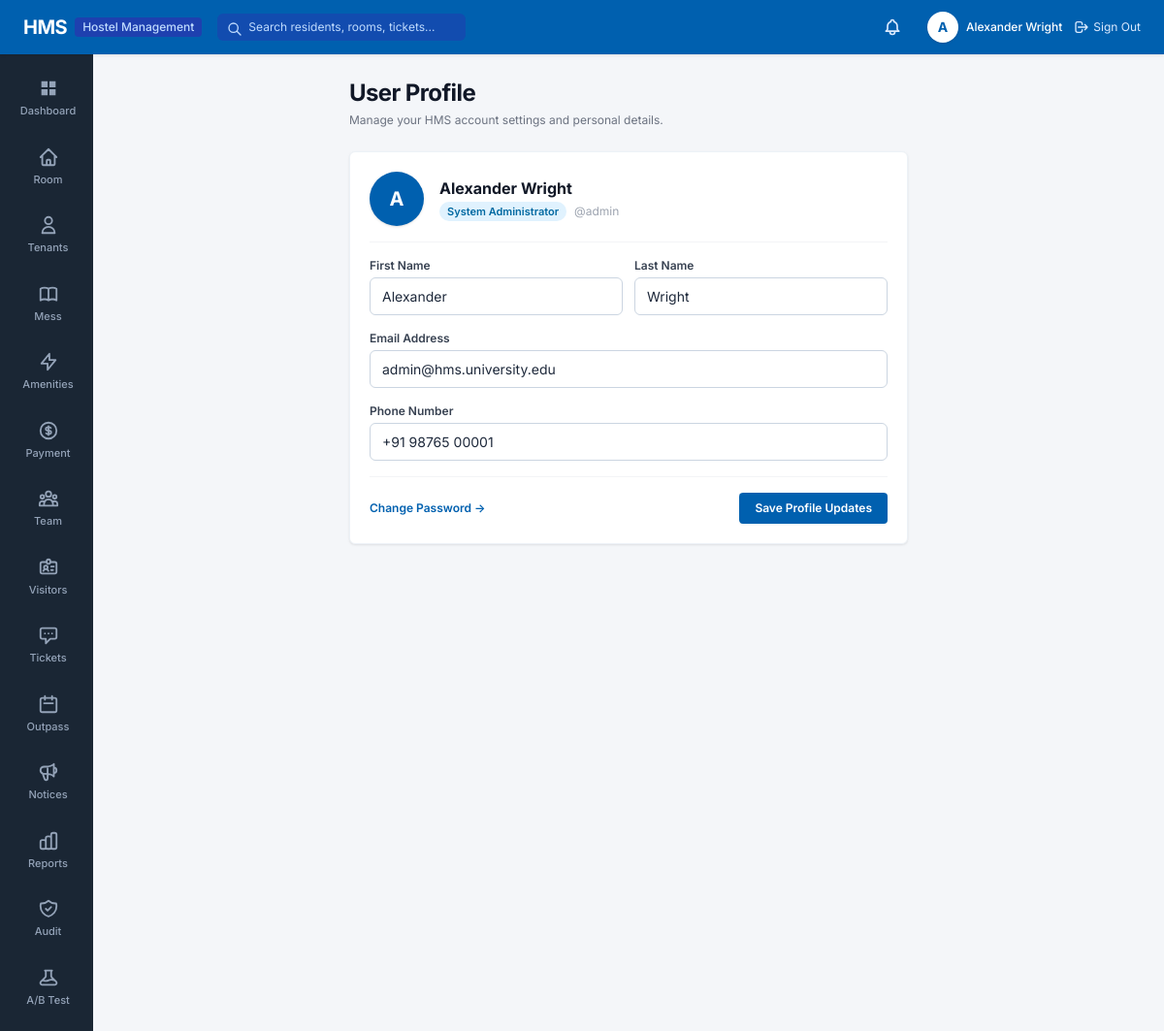
The page /accounts/profile/ (signed in) on the database its author committed.
### apps/accounts/models.py (models this page shows, shortened)
class User(AbstractUser):
    class Role(models.TextChoices):
        ADMIN = 'ADMIN', 'System Administrator'
        WARDEN = 'WARDEN', 'Hostel Manager / Warden'
        ACCOUNTS = 'ACCOUNTS', 'Accounts Staff'
        MAINTENANCE = 'MAINTENANCE', 'Maintenance Staff'
        RESIDENT = 'RESIDENT', 'Resident'
    role = models.CharField(
        max_length=20,
        choices=Role.choices,
        default=Role.RESIDENT,
        help_text="Designates the user's role and permission scope in HMS."
    )
    phone_number = models.CharField(max_length=20, blank=True, null=True)
    profile_picture = models.ImageField(upload_to='profiles/', blank=True, null=True)
    class Meta:
        verbose_name = 'User'
        verbose_name_plural = 'Users'
        ordering = ['username']
    @property
    def is_admin_user(self):
        return self.role == self.Role.ADMIN or self.is_superuser
    @property
    def is_resident(self):
        return self.role == self.Role.RESIDENT

### apps/accounts/views.py (the view)
# urls.py: path('profile/', views.profile_view, name='profile'),
@login_required
def profile_view(request):
    user = request.user
    if request.method == 'POST':
        form = UserProfileUpdateForm(request.POST, request.FILES, instance=user)
        if form.is_valid():
            form.save()
            messages.success(request, "Your profile details have been updated successfully.")
            return redirect('accounts:profile')
    else:
        form = UserProfileUpdateForm(instance=user)
    return render(request, 'accounts/profile.html', {'form': form, 'user_obj': user})

### apps/accounts/forms.py
class UserProfileUpdateForm(forms.ModelForm):
    class Meta:
        model = User
        fields = ['first_name', 'last_name', 'email', 'phone_number']
        widgets = {
            'first_name': forms.TextInput(attrs={'class': 'form-input'}),
            'last_name': forms.TextInput(attrs={'class': 'form-input'}),
            'email': forms.EmailInput(attrs={'class': 'form-input'}),
            'phone_number': forms.TextInput(attrs={'class': 'form-input'}),
        }

### apps/notifications/context_processors.py (called while the page is built)
def notifications_context(request):
    if request.user.is_authenticated:
        unread_count = InAppNotification.objects.filter(recipient=request.user, is_read=False).count()
        recent_notifs = InAppNotification.objects.filter(recipient=request.user).order_by('-created_at')[:5]
        return {
            'unread_notifications_count': unread_count,
            'recent_notifications': recent_notifs,
        }
    return {
        'unread_notifications_count': 0,
        'recent_notifications': [],
    }

### templates/accounts/profile.html (shortened to what this page needs)
{% extends 'base.html' %}
{% block content %}
<div class="max-w-xl mx-auto space-y-6">
    <div>
        <h1 class="text-2xl font-bold tracking-tight text-gray-900">User Profile</h1>
        <p class="text-xs text-gray-500 mt-1">Manage your HMS account settings and personal details.</p>
    </div>
    <div class="hms-card">
        <div class="flex items-center space-x-4 pb-4 border-b border-gray-100 mb-4">
            <div class="w-14 h-14 rounded-full bg-[#0060af] text-white font-bold text-xl flex items-center justify-center shadow">
                {{ user_obj.first_name|default:user_obj.username|make_list|first|upper }}
            </div>
            <div>
                <h2 class="text-base font-bold text-gray-900">{{ user_obj.get_full_name|default:user_obj.username }}</h2>
                <div class="flex items-center space-x-2 mt-0.5">
                    <span class="badge badge-info">{{ user_obj.get_role_display }}</span>
                    <span class="text-xs text-gray-400">@{{ user_obj.username }}</span>
                </div>
            </div>
        </div>
        <form method="POST" class="space-y-4">
            <div class="grid grid-cols-2 gap-3">
                <div>
                    <label class="block text-xs font-semibold text-gray-700 mb-1">First Name</label>
                    {{ form.first_name }}
                </div>
                <div>
                    <label class="block text-xs font-semibold text-gray-700 mb-1">Last Name</label>
                    {{ form.last_name }}
                </div>
            </div>
            <div>
                <label class="block text-xs font-semibold text-gray-700 mb-1">Email Address</label>
                {{ form.email }}
            </div>
            <div>
                <label class="block text-xs font-semibold text-gray-700 mb-1">Phone Number</label>
                {{ form.phone_number }}
            </div>
            <div class="pt-4 border-t border-gray-100 flex items-center justify-between">
                <a href="{% url 'accounts:password_change' %}" class="text-xs text-[#0060af] font-semibold hover:underline">
                    Change Password &rarr;
                </a>
                <button type="submit" class="px-4 py-2 bg-[#0060af] hover:bg-[#005096] text-white text-xs font-semibold rounded shadow-sm">
                    Save Profile Updates
                </button>
            </div>
        </form>
    </div>
</div>
{% endblock %}

### templates/base.html (shortened to what this page needs)
{% load static %}
<!DOCTYPE html>
<html lang="en">
<head>
    <script src="https://cdn.tailwindcss.com"></script>
    <link rel="stylesheet" href="{% static 'css/hms.css' %}">
</head>
<body class="bg-[#f4f6f9] text-[#1e293b] flex flex-col min-h-screen">
    <header class="hms-header flex items-center justify-between px-6 text-white sticky top-0 z-50">
        <div class="flex items-center space-x-4">
            <a href="{% url 'accounts:dashboard' %}" class="flex items-center space-x-2 text-white hover:opacity-90 transition">
                <span class="text-xl font-bold tracking-tight">HMS</span>
                <span class="text-xs bg-blue-800 text-blue-200 px-2 py-0.5 rounded font-medium">Hostel Management</span>
            </a>
            <form action="{% url 'reports:global_search' %}" method="GET" class="hidden md:flex items-center ml-6">
                <div class="relative">
                    <input type="text" name="q" placeholder="Search residents, rooms, tickets..."
                           class="bg-blue-800/60 text-white placeholder-blue-200 text-xs rounded-md px-3 py-1.5 pl-8 focus:outline-none focus:ring-1 focus:ring-white w-64 transition">
                    <svg class="w-4 h-4 text-blue-200 absolute left-2.5 top-2" fill="none" stroke="currentColor" viewBox="0 0 24 24">
                        <path stroke-linecap="round" stroke-linejoin="round" stroke-width="2" d="M21 21l-6-6m2-5a7 7 0 11-14 0 7 7 0 0114 0z"></path>
                    </svg>
                </div>
            </form>
        </div>
        <div class="flex items-center space-x-5">
            <a href="{% url 'notifications:notification_list' %}" class="relative p-1.5 text-blue-100 hover:text-white hover:bg-blue-800 rounded-full transition" title="Notifications">
            </a>
            <div class="flex items-center space-x-3">
                <a href="{% url 'accounts:profile' %}" class="flex items-center space-x-2 text-white hover:opacity-90">
                    <div class="w-8 h-8 rounded-full bg-white text-hmsblue font-bold flex items-center justify-center text-sm shadow">
                        {{ request.user.first_name|default:request.user.username|make_list|first|upper }}
                    </div>
                    <span class="hidden sm:inline text-xs font-medium">{{ request.user.get_full_name|default:request.user.username }}</span>
                </a>
                <a href="{% url 'accounts:logout' %}" class="text-xs text-blue-100 hover:text-white hover:underline flex items-center space-x-1 ml-2">
                    <svg class="w-4 h-4" fill="none" stroke="currentColor" viewBox="0 0 24 24">
                        <path stroke-linecap="round" stroke-linejoin="round" stroke-width="2" d="M17 16l4-4m0 0l-4-4m4 4H7m6 4v1a3 3 0 01-3 3H6a3 3 0 01-3-3V7a3 3 0 013-3h4a3 3 0 013 3v1"></path>
                    </svg>
                    <span>Sign Out</span>
                </a>
            </div>
        </div>
    </header>
    <div class="flex flex-1">
        <aside class="hms-sidebar flex flex-col py-3 select-none">
            <nav class="space-y-1">
                <a href="{% url 'accounts:dashboard' %}" class="hms-nav-item {% if request.resolver_match.app_name == 'accounts' and request.resolver_match.url_name == 'hostel_dashboard' %}active{% endif %}">
                    <svg fill="currentColor" viewBox="0 0 24 24">
                        <path d="M4 4h7v7H4V4zm9 0h7v7h-7V4zm-9 9h7v7H4v-7zm9 0h7v7h-7v-7z"/>
                    </svg>
                    <span>Dashboard</span>
                </a>
                <a href="{% url 'rooms:room_list' %}" class="hms-nav-item {% if request.resolver_match.app_name == 'rooms' %}active{% endif %}">
                    <svg fill="none" stroke="currentColor" stroke-width="2" viewBox="0 0 24 24">
                        <path stroke-linecap="round" stroke-linejoin="round" d="M3 12l2-2m0 0l7-7 7 7M5 10v10a1 1 0 001 1h3m10-11l2 2m-2-2v10a1 1 0 01-1 1h-3m-6 0a1 1 0 001-1v-4a1 1 0 011-1h2a1 1 0 011 1v4a1 1 0 001 1m-6 0h6"/>
                    </svg>
                    <span>Room</span>
                </a>
                {% if not request.user.is_resident %}
                <a href="{% url 'residents:resident_list' %}" class="hms-nav-item {% if request.resolver_match.app_name == 'residents' and request.resolver_match.url_name != 'resident_dashboard' %}active{% endif %}">
                    <svg fill="none" stroke="currentColor" stroke-width="2" viewBox="0 0 24 24">
                        <path stroke-linecap="round" stroke-linejoin="round" d="M16 7a4 4 0 11-8 0 4 4 0 018 0zM12 14a7 7 0 00-7 7h14a7 7 0 00-7-7z"/>
                    </svg>
                    <span>Tenants</span>
                </a>
                {% endif %}
                <a href="{% url 'dining:meal_menu' %}" class="hms-nav-item {% if request.resolver_match.app_name == 'dining' %}active{% endif %}">
                    <span>Mess</span>
                </a>
                <a href="{% url 'rooms:amenity_list' %}" class="hms-nav-item {% if request.resolver_match.url_name == 'amenity_list' %}active{% endif %}">
                    <svg fill="none" stroke="currentColor" stroke-width="2" viewBox="0 0 24 24">
                        <path stroke-linecap="round" stroke-linejoin="round" d="M13 10V3L4 14h7v7l9-11h-7z"/>
                    </svg>
                    <span>Amenities</span>
                </a>
                <a href="{% url 'finance:payment_list' %}" class="hms-nav-item {% if request.resolver_match.app_name == 'finance' %}active{% endif %}">
                    <svg fill="none" stroke="currentColor" stroke-width="2" viewBox="0 0 24 24">
                        <path stroke-linecap="round" stroke-linejoin="round" d="M12 8c-1.657 0-3 .895-3 2s1.343 2 3 2 3 .895 3 2-1.343 2-3 2m0-8c1.11 0 2.08.402 2.599 1M12 8V7m0 1v8m0 0v1m0-1c-1.11 0-2.08-.402-2.599-1M21 12a9 9 0 11-18 0 9 9 0 0118 0z"/>
                    </svg>
                    <span>Payment</span>
                </a>
                {% if request.user.is_admin_user %}
                <a href="{% url 'accounts:user_list' %}" class="hms-nav-item {% if request.resolver_match.url_name == 'user_list' %}active{% endif %}">
                    <span>Team</span>
                </a>
                {% endif %}
                <a href="{% url 'visitors:visitor_list' %}" class="hms-nav-item {% if request.resolver_match.app_name == 'visitors' %}active{% endif %}">
                    <span>Visitors</span>
                </a>
                <a href="{% url 'complaints:complaint_list' %}" class="hms-nav-item {% if request.resolver_match.app_name == 'complaints' %}active{% endif %}">
                    <svg fill="none" stroke="currentColor" stroke-width="2" viewBox="0 0 24 24">
                        <path stroke-linecap="round" stroke-linejoin="round" d="M8 10h.01M12 10h.01M16 10h.01M9 16H5a2 2 0 01-2-2V6a2 2 0 012-2h14a2 2 0 012 2v8a2 2 0 01-2 2h-5l-5 5v-5z"/>
                    </svg>
                    <span>Tickets</span>
                </a>
                <a href="{% url 'attendance:outpass_list' %}" class="hms-nav-item {% if request.resolver_match.app_name == 'attendance' %}active{% endif %}">
                    <svg fill="none" stroke="currentColor" stroke-width="2" viewBox="0 0 24 24">
                        <path stroke-linecap="round" stroke-linejoin="round" d="M8 7V3m8 4V3m-9 8h10M5 21h14a2 2 0 002-2V7a2 2 0 00-2-2H5a2 2 0 00-2 2v12a2 2 0 002 2z"/>
                    </svg>
                    <span>Outpass</span>
                </a>
                <a href="{% url 'notices:notice_list' %}" class="hms-nav-item {% if request.resolver_match.app_name == 'notices' %}active{% endif %}">
                    <span>Notices</span>
                </a>
                {% if not request.user.is_resident %}
                <a href="{% url 'reports:reports_overview' %}" class="hms-nav-item {% if request.resolver_match.app_name == 'reports' %}active{% endif %}">
                    <span>Reports</span>
                </a>
                {% endif %}
                {% if request.user.is_admin_user %}
                <a href="{% url 'audit:audit_list' %}" class="hms-nav-item {% if request.resolver_match.app_name == 'audit' %}active{% endif %}">
                    <span>Audit</span>
                </a>
                <a href="{% url 'abtesting:ab_dashboard' %}" class="hms-nav-item {% if request.resolver_match.app_name == 'abtesting' %}active{% endif %}">
                    <span>A/B Test</span>
                </a>
                {% endif %}
            </nav>
        </aside>
        <main class="hms-main-content">
            {% block content %}{% endblock %}
        </main>
    </div>
</body>
</html>

### static/css/hms.css (style rules this page uses)
:root { --hms-blue-header: #0060af; --hms-blue-hover: #005096; --hms-sidebar-bg: #1a2634; --hms-sidebar-hover: #223244; --hms-sidebar-active: #0060af; --hms-page-bg: #f4f6f9; --hms-card-bg: #ffffff; --hms-text-main: #1e293b; --hms-text-muted: #64748b; --hms-green: #16a34a; --hms-red: #dc2626; --hms-amber: #d97706; }
body { background-color: var(--hms-page-bg); color: var(--hms-text-main); font-family: 'Inter', -apple-system, BlinkMacSystemFont, "Segoe UI", Roboto, sans-serif; margin: 0; padding: 0; min-height: 100vh; }
.hms-header { background-color: var(--hms-blue-header); height: 56px; box-shadow: 0 1px 3px rgba(0, 0, 0, 0.1); }
.hms-sidebar { background-color: var(--hms-sidebar-bg); width: 96px; min-height: calc(100vh - 56px); transition: width 0.2s ease; }
.hms-nav-item { display: flex; flex-direction: column; align-items: center; justify-content: center; padding: 12px 6px; color: #94a3b8; text-decoration: none; font-size: 11px; font-weight: 500; transition: all 0.15s ease-in-out; border-left: 3px solid transparent; }
.hms-nav-item svg { width: 22px; height: 22px; margin-bottom: 4px; }
.hms-main-content { background-color: var(--hms-page-bg); flex: 1; padding: 24px 32px; }
.hms-card { background: #ffffff; border-radius: 6px; box-shadow: 0 1px 3px rgba(0, 0, 0, 0.06), 0 1px 2px rgba(0, 0, 0, 0.04); padding: 20px; border: 1px solid #edf2f7; }
.form-input, .form-select, .form-textarea { width: 100%; border: 1px solid #cbd5e1; border-radius: 6px; padding: 8px 12px; font-size: 14px; outline: none; transition: border-color 0.15s ease, box-shadow 0.15s ease; background-color: #ffffff; }
.badge { display: inline-flex; align-items: center; padding: 2px 8px; border-radius: 9999px; font-size: 11px; font-weight: 600; }
.badge-info { background-color: #e0f2fe; color: #0369a1; }

### rows shown on the page
User: user.first_name|make_list "A", user.get_full_name "Alexander Wright", first_name|make_list "A", get_full_name "Alexander Wright", role "System Administrator", username "admin", first_name "Alexander", last_name "Wright", email "admin@hms.university.edu", phone_number "+91 98765 00001"
